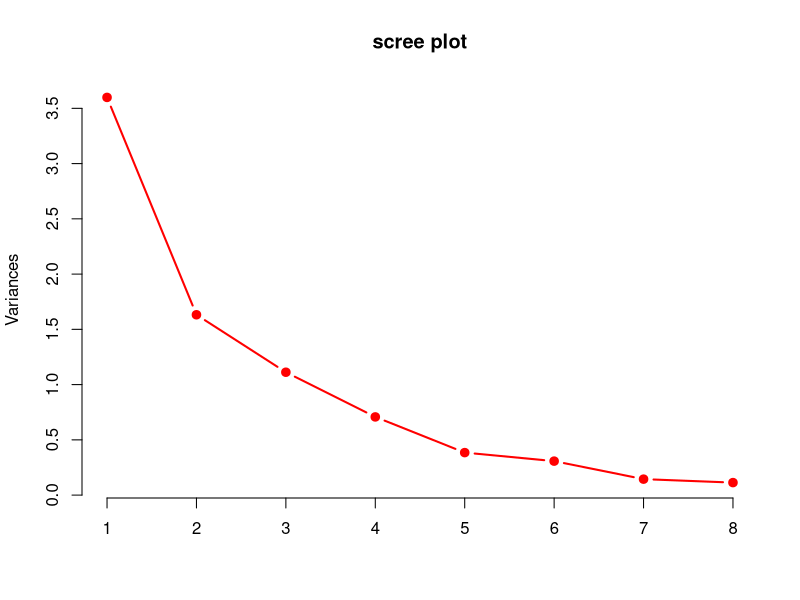
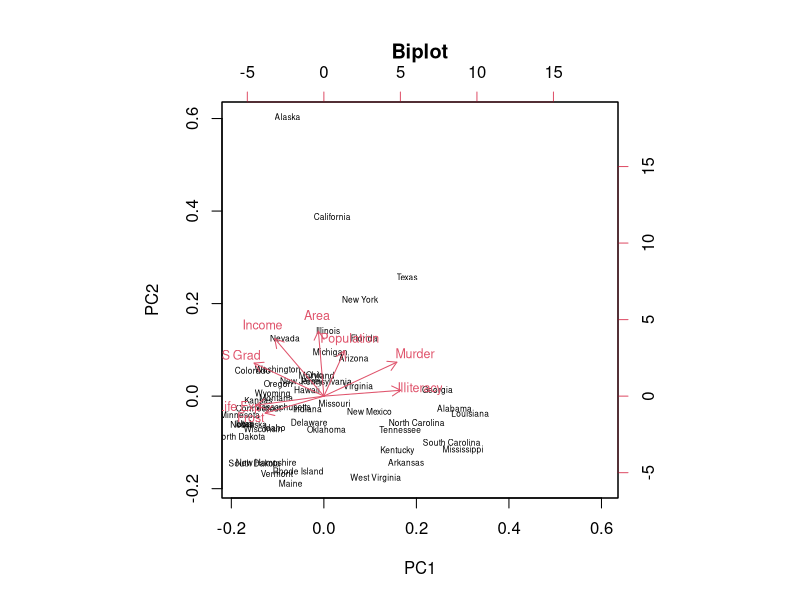

Generate these figures, in order, with R:
## ---- chunk 1
str(state.x77)
## ---- chunk 2
head(state.x77)
## ---- chunk 3
pca <-prcomp(state.x77, scale = TRUE)
## ---- chunk 4
plot(pca, type = "l", pch = 19, lwd = 2, col = "red", main = "scree plot")
## ---- chunk 5
round(pca$rotation, 3)
## ---- chunk 6
round(pca$rotation, 3)
## ---- chunk 7
round(pca$x, 3)
## ---- chunk 8
round(pca$x[, c(1,2)], 3)
## ---- chunk 9
biplot(pca, cex=c(0.5, 0.75), main = "Biplot")
